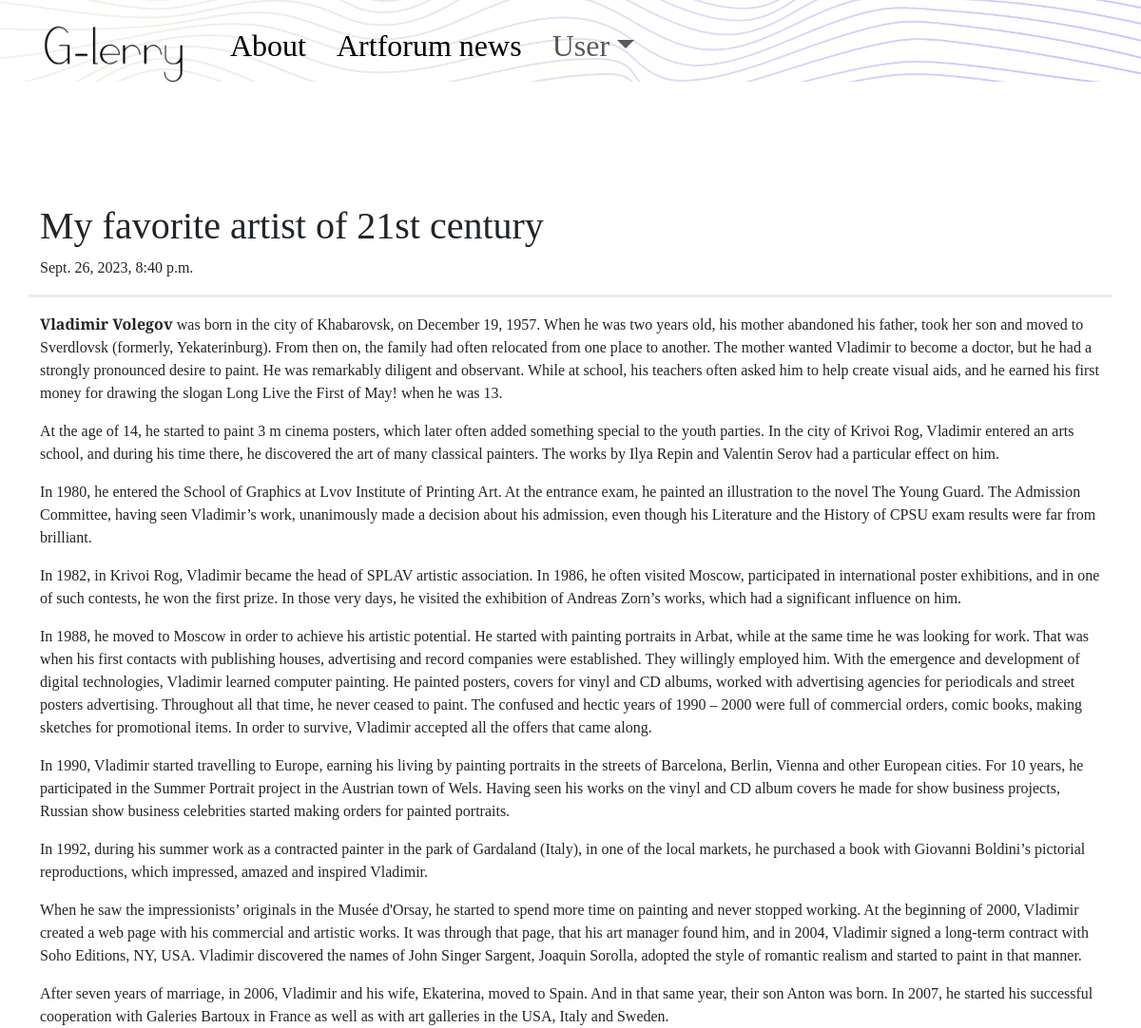
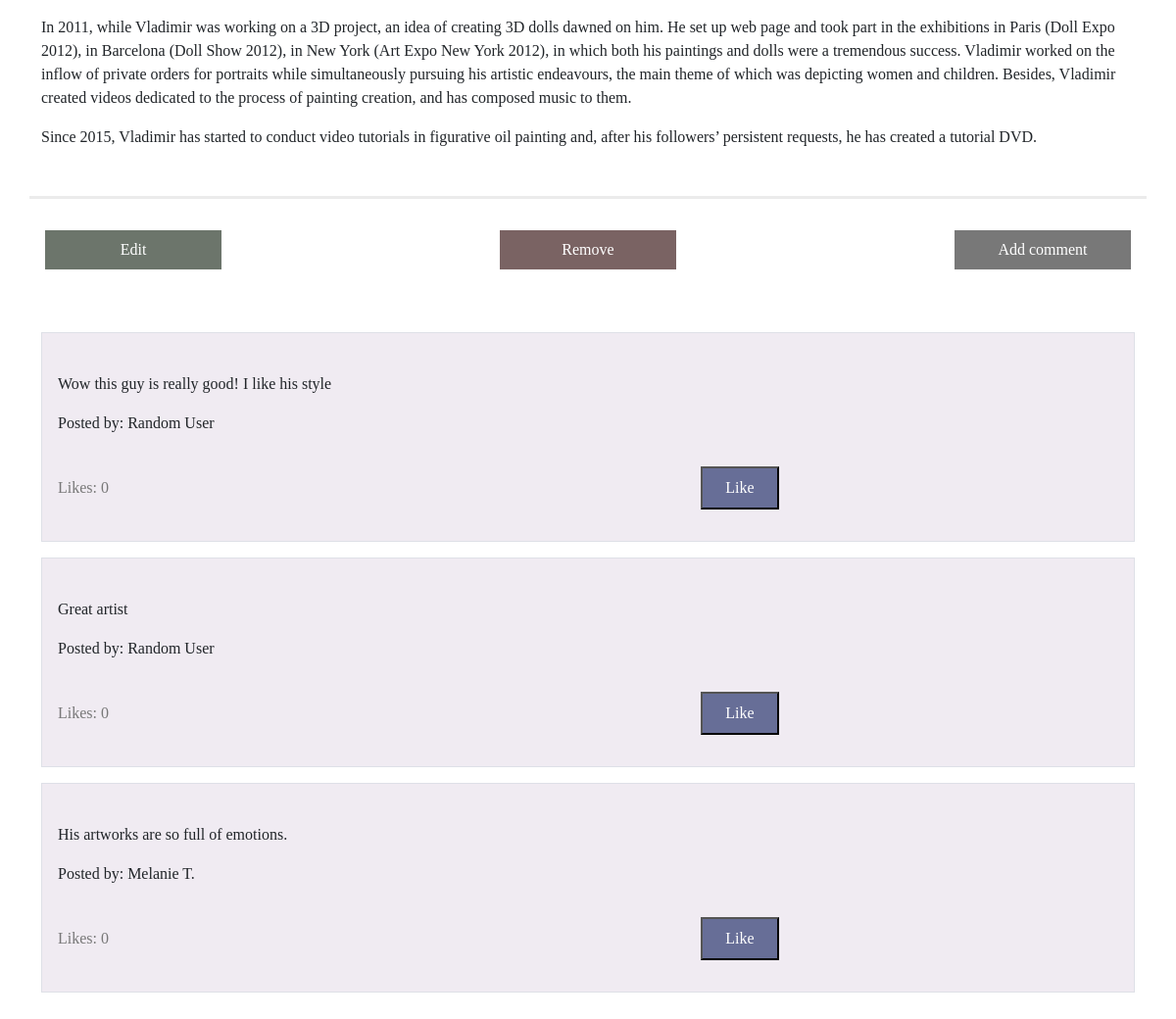
Screenshot of /post/4 (signed in) with the database file from the repository (2 pictures, top to bottom).
### blog/models.py (models this page shows, shortened)
class Post(models.Model):
    author = models.ForeignKey('auth.User', on_delete=models.CASCADE)
    title = models.CharField(max_length=200)
    text = models.TextField()
    create_date = models.DateTimeField(default=timezone.now)
    published_date = models.DateTimeField(blank=True, null=True)
    """
        The primary key patches to self.pk, after i create post, and i hit publication,
        go to post detail of the primary key of post i just created

    """

class Comments(models.Model):
    post = models.ForeignKey('blog.Post', related_name='comments', on_delete=models.CASCADE)
    author = models.CharField(max_length=100)
    text = models.TextField()
    create_date = models.DateTimeField(default=timezone.now())
    approved_comment = models.BooleanField(default=False)
    likes = models.PositiveIntegerField(default=0)
    """
        After post comment, go back to list of all posts,
        comment has to be approved before being there
    """

### blog/views.py (the view)
# urls.py: path('post/<int:pk>', views.PostDetailView.as_view(), name='post_detail'),
class PostDetailView(DetailView):
    model = Post

### blog/templates/blog/post_detail.html (shortened to what this page needs)
{% extends "blog/base.html" %}
{% load static %}
{% block content %}
    <h1 class="post-title"> {{ post.title }} </h1>
        {% if post.published_date %}
        <div class="date postdate">
            {{post.published_date}}
        </div>
        {% else %}
        <a class="btn btn-secondary" href="{% url 'post_publish' pk=post.pk %}">Publish</a>
        {% endif %}
    <p class="post-content">
        {{ post.text|safe|linebreaksbr }}
    </p>
        <div class="button-container">
        {% if user.is_authenticated %}
            <a class="button-post editbtn " href="{% url 'post_edit' pk=post.pk %}">Edit</a>
            <a class="button-post removebtn" href="{% url 'post_delete' pk=post.pk %}">Remove</a>
        {% endif %}
            <a href="{% url 'add_comment_to_post' pk=post.pk %}" class="button-post addcmntbtn">Add comment</a>
        </div>
   <div class="container comment-section">
        {% for comment in post.comments.all %}
            <div class="comment-one">
                <br>
                <p>{{ comment.text|safe|linebreaks }}</p>
                <p class="posted-by">Posted by: {{ comment.author }}</p>
                <span class="likes-text" id="likeCount_{{ comment.pk }}">Likes: {{ comment.likes }}</span>
                <button class="button-post likebtn" onclick="likeComment({{ comment.pk }})">Like</button>
            </div>
        {% endfor %}
    </div>
{% endblock %}

### blog/static/css/blog.css (style rules this page uses)
* { font-family: 'Playfair Display', serif; }
.comment-one { border: 1px solid #dee0e7; margin: 1rem 0; background-color: #f0ebf2; padding: 0 1rem 1rem 1rem; }
.post-content { margin: 1rem 0; border-top: 3px solid #ebebeb; }
.likes-text { margin-top: 2rem; color: #787878; }
.button-container { display: flex; justify-content: space-between; border-top: 3px solid #ebebeb; margin: 1rem 0; padding: 1rem 0; }
.button-post { text-decoration: none; color: white; background: #787878; text-align: center; margin: 1rem 1rem; padding: 0.5rem 0; width: 15vw; transition: background-color 0.3s, box-shadow 0.3s; / }
.editbtn { background-color: #6c756b; }
.removebtn { background-color: #7a6363; }
.likebtn { width: 5rem; background-color: #676e97; margin-left: 50vw; }

### rows the page displays
Post: title "My favorite artist of 21st century", published_date "Sept. 26, 2023, 8:40 p.m.", text "Vladimir Volegov was born in the city of Khabarovsk, on December 19, 1957. When he was two years old, his mother abandoned his father, took her son and moved to Sverdlovsk (formerly, Yekaterinburg). From then on, the family had often relocated from one place to another. The mother wanted Vladimir to become a doctor, but he had a strongly pronounced desire to paint. He was remarkably diligent and observant. While at school, his teachers often asked him to help create visual aids, and he earned his first money for drawing the slogan Long Live the First of May! when he was 13. At the age of 14, he started to paint 3 m cinema posters, which later often added something special to the youth…"
Comments: text "Wow this guy is really good! I like his style", author "Random User", likes "0"
Comments: text "Great artist", author "Random User", likes "0"
Comments: text "His artworks are so full of emotions.", author "Melanie T.", likes "0"
